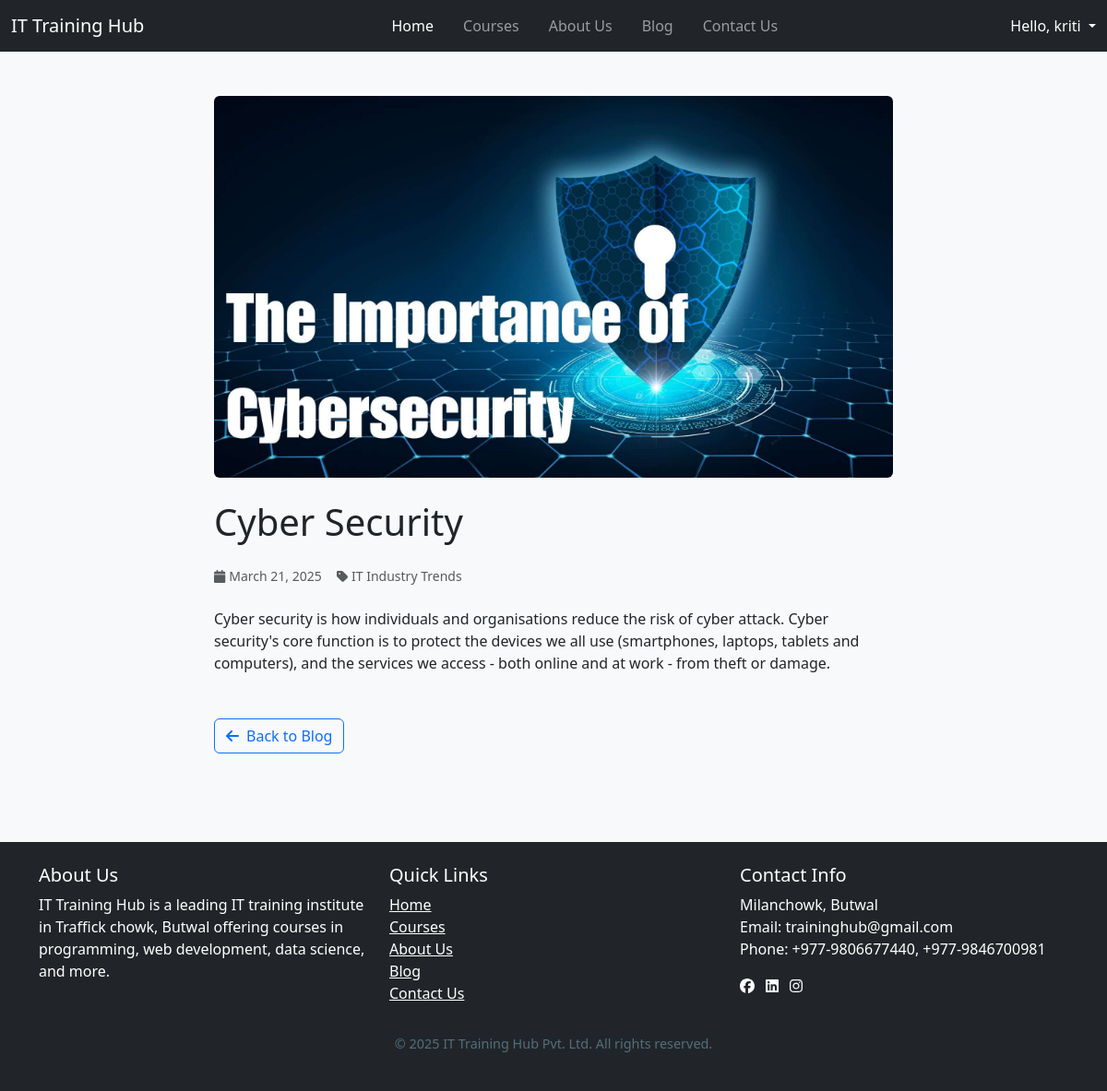
Page /blog/30/ (signed in) on the earlier database version.
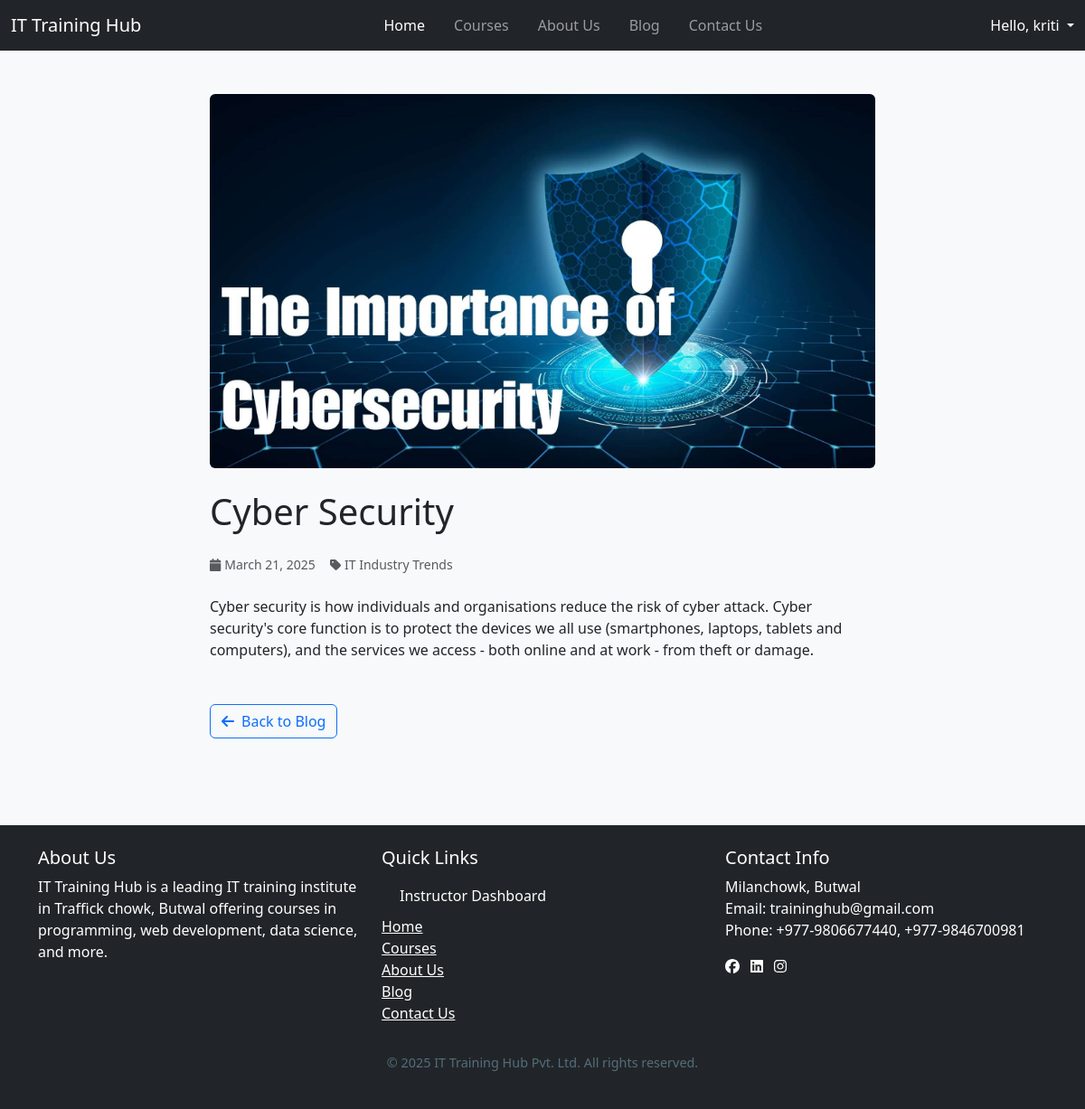
Same page on the later database version.
### myapp/views.py (the view)
# urls.py: path('blog/<slug:slug>/', blog_detail, name='blog_detail'),
def blog_detail(request, slug):
    blog = get_object_or_404(Blog, slug=slug)
    return render(request, 'main/blog_detail.html', {'blog': blog, 'date':date})

### myapp/templates/main/blog_detail.html (shortened to what this page needs)
{% extends 'base.html' %}
{% load static %}
{% block content %}
<section class="blog-detail-section py-5">
  <div class="container">
    <div class="row">
      <div class="col-lg-8 mx-auto">
        {% if blog.image %}
        <img src="{{ blog.image.url }}" class="img-fluid rounded mb-4" alt="{{ blog.title }}">
        {% else %}
        <img src="{% static 'images/default-blog.jpg' %}" class="img-fluid rounded mb-4" alt="Default Blog Image">
        {% endif %}
        <h1 class="mb-4">{{ blog.title }}</h1>
        <div class="d-flex align-items-center mb-4">
          <small class="text-muted me-3">
            <i class="fas fa-calendar me-1"></i>{{ blog.created_at|date:"F d, Y" }}
          </small>
          <small class="text-muted">
            <i class="fas fa-tag me-1"></i>{{ blog.get_category_display }}
          </small>
        </div>
        <div class="blog-content">
          {{ blog.content|linebreaks }}
        </div>
        <div class="mt-5">
          <a href="{% url 'blog_list' %}" class="btn btn-outline-primary">
            <i class="fas fa-arrow-left me-2"></i>Back to Blog
          </a>
        </div>
      </div>
    </div>
  </div>
</section>
{% endblock content %}

### myapp/templates/base.html (shortened to what the changed rows need)
<!DOCTYPE html>
{% load static %}
<html lang="en">
<head>
    <link href="https://cdn.jsdelivr.net/npm/bootstrap@5.3.3/dist/css/bootstrap.min.css" rel="stylesheet"
>
    <link href="https://cdnjs.cloudflare.com/ajax/libs/font-awesome/6.0.0-beta3/css/all.min.css" rel="stylesheet">
    <link href="https://cdn.jsdelivr.net/npm/bootstrap-icons@1.11.3/font/bootstrap-icons.css" rel="stylesheet">
    <link rel="stylesheet" href="https://cdn.jsdelivr.net/npm/alertifyjs@1.14.0/build/css/alertify.min.css">
    <link rel="stylesheet" href="https://cdn.jsdelivr.net/npm/alertifyjs@1.14.0/build/css/themes/default.min.css">
    <link rel="stylesheet" href="//cdn.jsdelivr.net/npm/alertifyjs@1.14.0/build/css/themes/default.min.css" />
    <link rel="stylesheet" href="{% static 'css/style.css' %}">
</head>
<body>
    {% block content %}
    {% endblock content %}
    <footer class="bg-dark text-white mt-5">
        <div class="container py-4">
            <div class="row">
                <div class="col-md-4">
                    <ul class="list-unstyled">
                        <li>
                            {% if user.is_authenticated %}
                            {% if user.user_type == "student" %}
                            <li><a class="dropdown-item" href="{% url 'dashboard' %}">Dashboard</a></li>
                            {% elif user.user_type == "instructor" %}
                            <li><a class="dropdown-item" href="{% url 'instructordashboard' %}">Instructor Dashboard</a></li>
                            {% endif %}
                            {% else %}
                            <a href="{% url 'login' %}" class="text-white">Dashboard</a>
                            {% endif %}
                        </li>
                    </ul>
                </div>
            </div>
        </div>
    </footer>
</body>
</html>

Differences in the rows shown:
changed CustomUser "kriti": user_type empty → "instructor" (drawn)
Other differences:
text now shown: "Instructor Dashboard"
